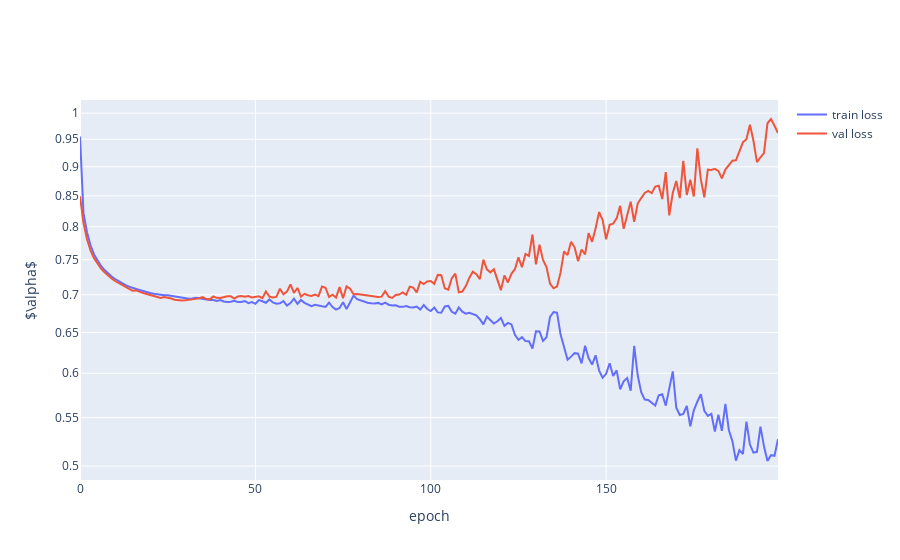

Here is the notebook cell this chart was saved with:
### Code cell
plot_history(srnn_history, label="loss")

### Figure 1 — Plotly figure (JSON) as saved in the notebook; plotly's stock layout.template omitted (floating-point values rounded to 4 significant figures; data arrays with more than 128 entries replaced by an {"elided": "..."} marker saying what was removed)
{"data": [{"name": "train loss", "type": "scatter", "x": {"elided": "200 int values"}, "y": {"elided": "200 float values"}}, {"name": "val loss", "type": "scatter", "x": {"elided": "200 int values"}, "y": {"elided": "200 float values"}}], "layout": {"autosize": true, "xaxis": {"autorange": true, "range": [0, 199], "title": {"text": "epoch"}, "type": "linear"}, "yaxis": {"autorange": true, "range": [-0.3128, 0.01119], "title": {"text": "$\\alpha$"}, "type": "log"}}}
